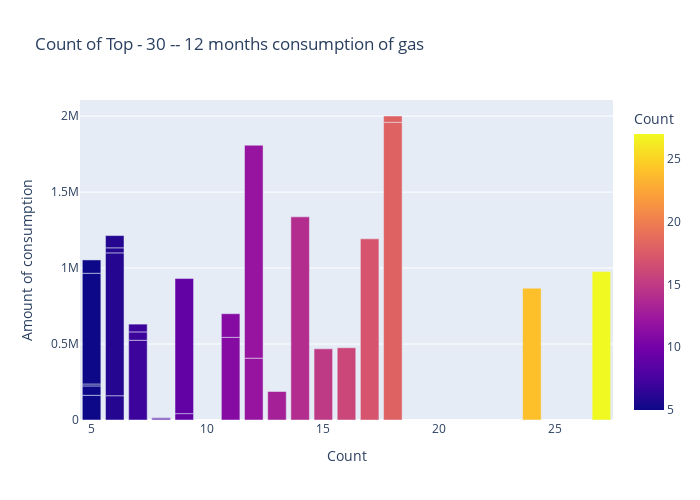

Write notebook code for a chart like this one.
### Code cell
# Create a DataFrame 
top_30_12_month_consumption_df = pd.DataFrame({'Amount of consumption': top_30_12_month_consumption.index, 'Count': top_30_12_month_consumption.values})

# Create a bar plot using Plotly Express
fig = px.bar(top_30_12_month_consumption_df, y='Amount of consumption', x='Count',color='Count',
             title='Count of Top - 30 -- 12 months consumption of gas',
             labels={'Amount of consumption': 'Amount of consumption', 'Count': 'Count'},
             height=500, width=700)

# Show the plot
fig.show()

### Figure 1 — Plotly figure (JSON) as saved in the notebook; plotly's stock layout.template omitted (floating-point values rounded to 4 significant figures)
{"data": [{"hovertemplate": "Count=%{marker.color}<br>Amount of consumption=%{y}<extra></extra>", "legendgroup": "", "marker": {"color": [27, 24, 18, 18, 17, 16, 15, 14, 13, 12, 12, 11, 11, 9, 9, 8, 8, 7, 7, 7, 7, 6, 6, 6, 6, 5, 5, 5, 5, 5], "coloraxis": "coloraxis", "pattern": {"shape": ""}}, "name": "", "orientation": "v", "showlegend": false, "textposition": "auto", "type": "bar", "x": [27, 24, 18, 18, 17, 16, 15, 14, 13, 12, 12, 11, 11, 9, 9, 8, 8, 7, 7, 7, 7, 6, 6, 6, 6, 5, 5, 5, 5, 5], "xaxis": "x", "y": [976731, 867921, 1959386, 41532, 1192414, 475413, 468369, 1337056, 187578, 406995, 1401366, 544031, 155531, 41883, 888994, 7679, 6916, 11, 524776, 54931, 51366, 159816, 940292, 33185, 80583, 162510, 61767, 12773, 728810, 87653], "yaxis": "y"}], "layout": {"barmode": "relative", "coloraxis": {"colorbar": {"title": {"text": "Count"}}, "colorscale": [[0, "#0d0887"], [0.1111, "#46039f"], [0.2222, "#7201a8"], [0.3333, "#9c179e"], [0.4444, "#bd3786"], [0.5556, "#d8576b"], [0.6667, "#ed7953"], [0.7778, "#fb9f3a"], [0.8889, "#fdca26"], [1, "#f0f921"]]}, "height": 500, "legend": {"tracegroupgap": 0}, "title": {"text": "Count of Top - 30 -- 12 months consumption of gas"}, "width": 700, "xaxis": {"anchor": "y", "domain": [0, 1], "title": {"text": "Count"}}, "yaxis": {"anchor": "x", "domain": [0, 1], "title": {"text": "Amount of consumption"}}}}
